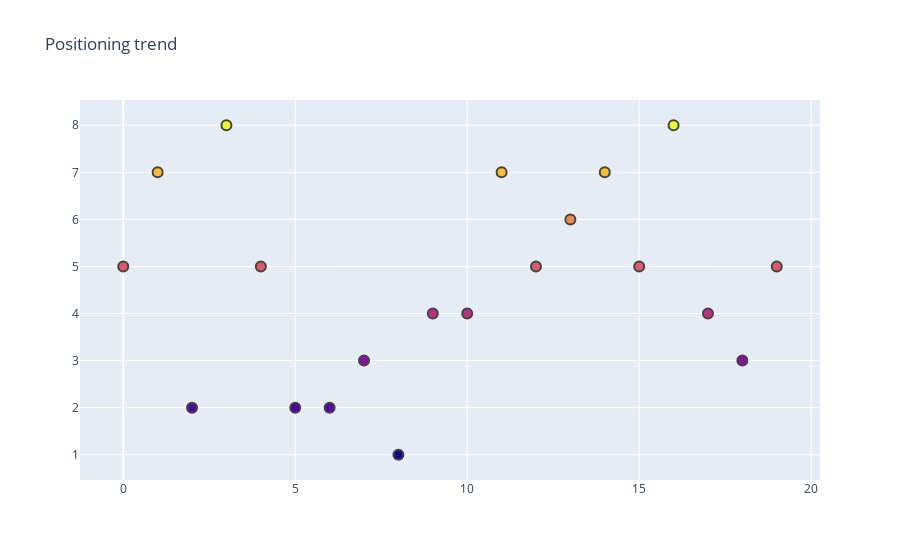

Notebook code for this chart:
### Code cell
from __future__ import annotations

def get_placement_trend(matches: list | np.ndarray, puuid = str) -> np.ndarray:
    """
    :param matches: list of matches
    :return np.ndarray placement_trend:
    """

    placement_trend = []
    for match in matches:
        my_match_data = match['info']['participants'][match['metadata']['participants'].index(puuid)]
        placement_trend.append(int(my_match_data['placement']))
    
    return np.array(placement_trend, dtype=np.int32)

placements = get_placement_trend(matches=matches,puuid=me['puuid'])
x = np.arange(len(placements))

fig = go.Figure()

fig.add_trace(go.Scatter(
    x=x, y=placements,
    name='sin',
    mode='markers',
    marker_color=placements
))


fig.update_traces(mode='markers', marker_line_width=2, marker_size=10)
fig.update_layout(title='Positioning trend', width=800)

### Figure 1 — Plotly figure (JSON) as saved in the notebook; plotly's stock layout.template omitted (floating-point values rounded to 4 significant figures)
{"data": [{"marker": {"color": [5, 7, 2, 8, 5, 2, 2, 3, 1, 4, 4, 7, 5, 6, 7, 5, 8, 4, 3, 5], "line": {"width": 2}, "size": 10}, "mode": "markers", "name": "sin", "type": "scatter", "x": [0, 1, 2, 3, 4, 5, 6, 7, 8, 9, 10, 11, 12, 13, 14, 15, 16, 17, 18, 19], "y": [5, 7, 2, 8, 5, 2, 2, 3, 1, 4, 4, 7, 5, 6, 7, 5, 8, 4, 3, 5]}], "layout": {"autosize": true, "title": {"text": "Positioning trend"}, "xaxis": {"autorange": true, "range": [-1.498, 20.5], "type": "linear"}, "yaxis": {"autorange": true, "range": [0.286, 8.714], "type": "linear"}}}
